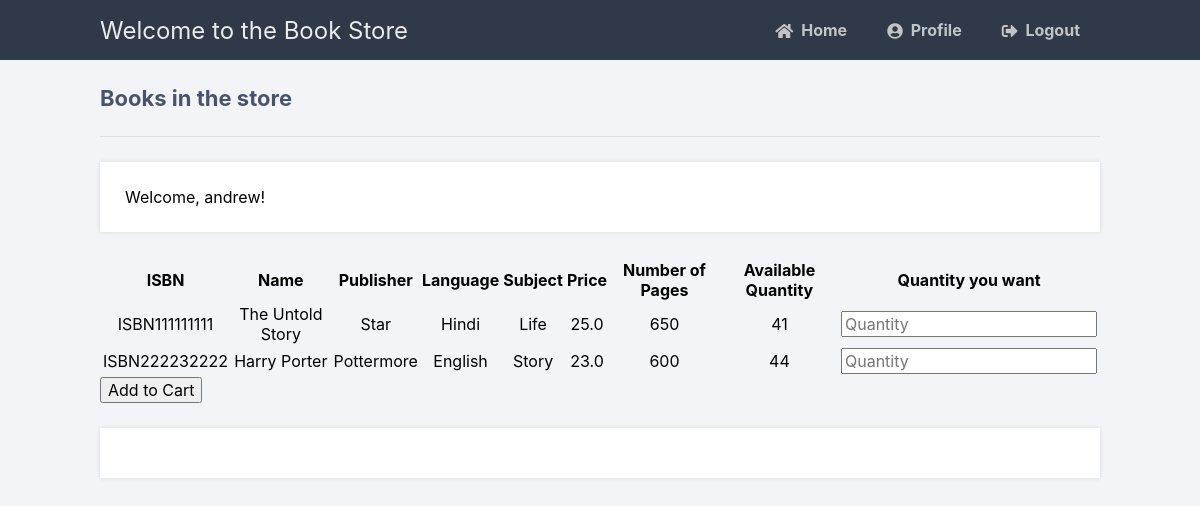
Before: /createOrder (signed in) with the older database file.
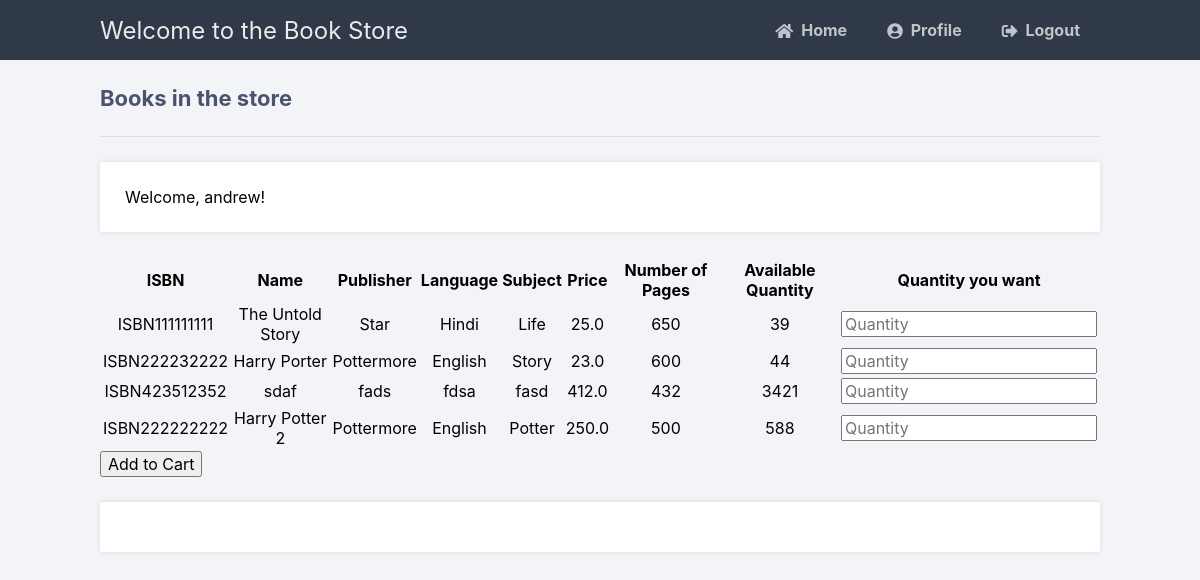
After: the same page with the newer database file.
### tables this page shows
CREATE TABLE bookData (
            ISBN TEXT PRIMARY KEY,
            name TEXT,
            language TEXT,
            publisher text,
            date DATETIME,
            stock INT,
            price float,
            subject TEXT,
            noOfPages INT
            );

### main.py (the view)
@app.route('/createOrder')
def createOrder():
    if 'loggedin' in session and session['type'] == 0:
        msg = ''
        if request.method == 'GET':
            with sql.connect("Book.db") as con:
                cursor = con.cursor()
                cursor.execute(
                    'SELECT * FROM bookData')
                book = cursor.fetchall()
                if not book:
                    msg = 'There are no books in the store!'
                else:
                    print(book)
                    return render_template('createOrder.html', data=book, username=session['username'])
    return redirect(url_for('login'))

### templates/createOrder.html (shortened to what this page needs)
{% extends 'layout.html' %}
{% block content %}
<h2>Books in the store</h2>
<p>Welcome, {{ username }}!</p>
<form action="{{ url_for('addToCart') }}" method="post" autocomplete="off">
<table>
    <thead>
      <tr>
          <th>ISBN</th>
          <th>Name</th>
          <th>Publisher</th>
          <th>Language</th>
          <th>Subject</th>
          <th>Price</th>
          <th>Number of Pages</th>
          <th>Available Quantity</th>
          <th>Quantity you want</th>
      </tr>
      </thead>
      <tbody>
       {% for item in data %}
              <tr>
                  <td style="text-align:center">{{item[0]}}</td>
                  <td style="text-align:center">{{item[1]}}</td>
                  <td style="text-align:center">{{item[3]}}</td>
                  <td style="text-align:center">{{item[2]}}</td>
                  <td style="text-align:center">{{item[7]}}</td>
                  <td style="text-align:center">{{item[6]}}</td>
                  <td style="text-align:center">{{item[8]}}</td>
                  <td style="text-align:center">{{item[5]}}</td>
                  <td><input type="number" name="{{ item[0] }}" placeholder="Quantity" id="quantity"> </td>
                </tr>
          {% endfor %}
      </tbody>
  </table>
  <input type="submit" value="Add to Cart">
  </form>
  <div class="msg">{{ msg }}</div>
{% endblock %}

Changed rows visible on the page:
changed bookData "ISBN111111111": stock "41" → "39"
added bookData: ISBN "ISBN423512352", name "sdaf", publisher "fads", language "fdsa", subject "fasd", price "412.0", noOfPages "432", stock "3421"
added bookData: ISBN "ISBN222222222", name "Harry Potter 2", publisher "Pottermore", language "English", subject "Potter", price "250.0", noOfPages "500", stock "588"
